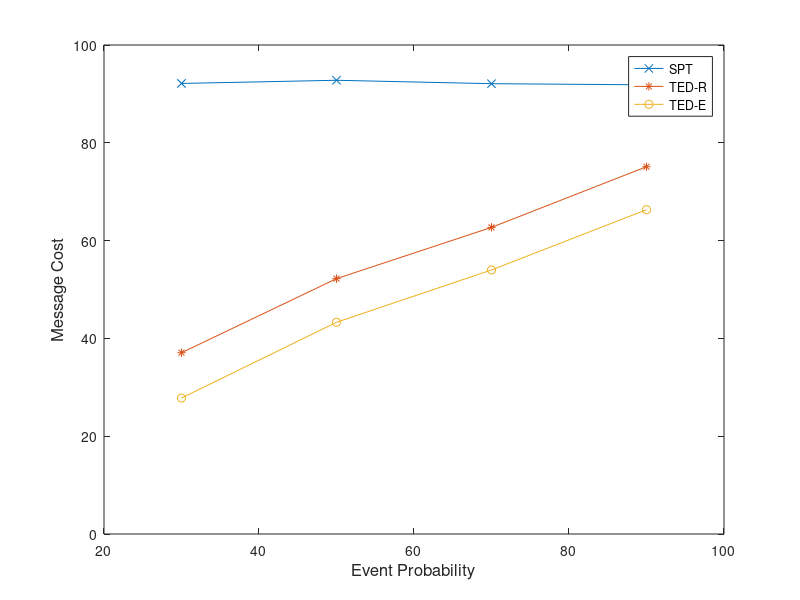

Reproduce this figure in MATLAB.
x=[30 50 70 90]
y=[92.14 92.787 92.089 91.856]
y1=[37.071 52.218 62.702 75.111]
y2=[27.803 43.3 53.996 66.321]
plot(x, y, '-x', x, y1, '-*', x, y2, '-o')
axis([20 100 0 100])
xlabel('Event Probability', 'fontsize',12)
ylabel('Message Cost','fontsize',12)
legend('SPT', 'TED-R', 'TED-E')
%set(h, 'Box', 'on')
